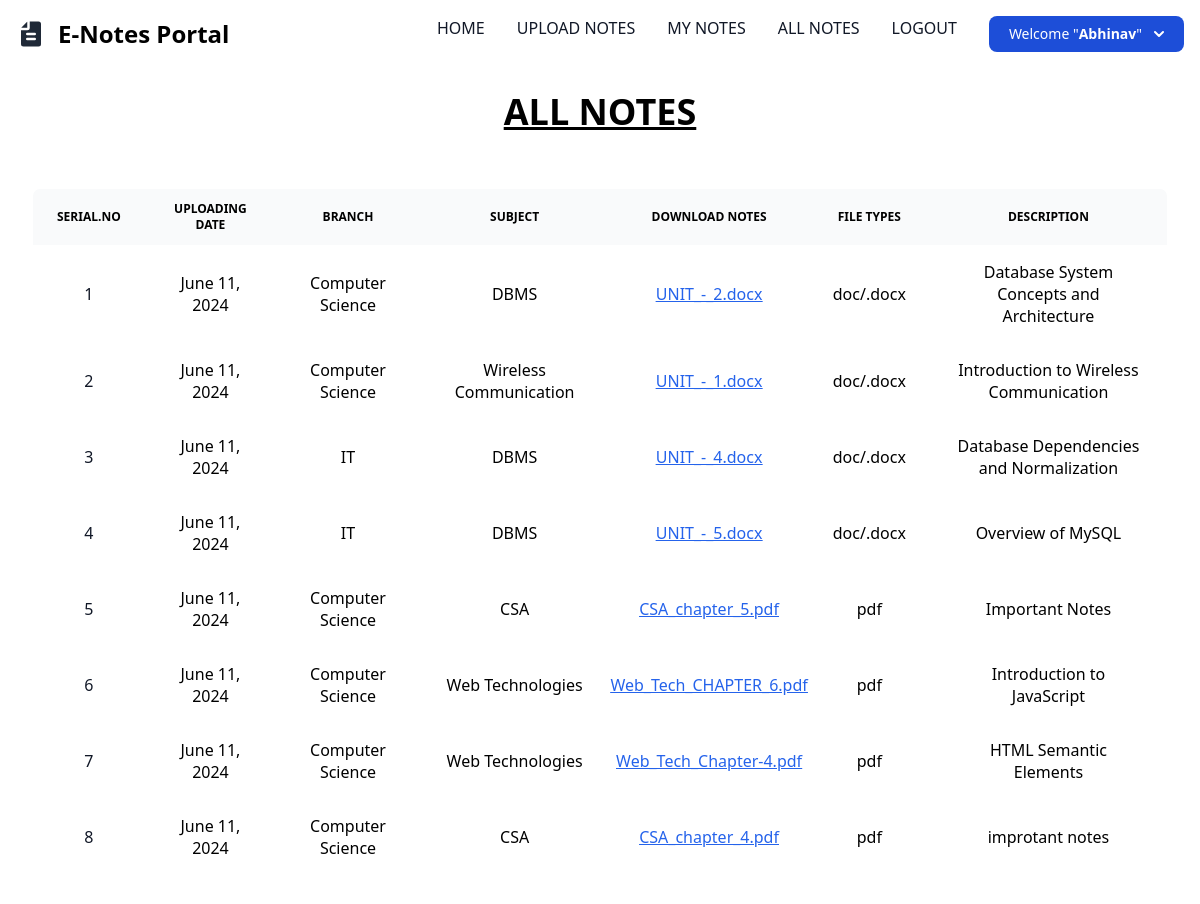
/uview_allnotes (signed in), run on the app's committed database.
### NOTES/models.py (models this page shows, shortened)
class UploadedNotes(models.Model):
    user = models.ForeignKey(User,on_delete=models.CASCADE)
    uploadingdate = models.DateField(auto_now_add=True)
    branch = models.CharField(max_length=100)
    subject = models.CharField(max_length=100)
    notesfile = models.FileField()
    filetype = models.CharField(max_length=50)
    description = models.TextField()
    status = models.CharField(max_length=20)

### NOTES/views.py (the view)
# urls.py: path('uview_allnotes', views.uview_allnotes,name='uview_allnotes'),
def uview_allnotes(request):
    if not request.user.is_authenticated:
        return redirect('userlogin')
    notes = UploadedNotes.objects.filter(status="Accepted")
    d = {'notes': notes}
    return render(request,'uview_allnotes.html',d)

### NOTES/templates/uview_allnotes.html
{% include  "user_nav.html" %}
{% load static tailwind_tags %}
{% block body %}
{% tailwind_css %}
<div class="p-6">
<h2 class="text-4xl font-bold dark:text-gray-900 text-center"><U>ALL NOTES</U></h2>
</div>
<div class="p-8 overflow-auto relative">
    <table class="w-full border-collapse border outline outline-1 outline-gray-400 overflow-hidden text-center rounded-lg">
        <thead class="text-xs text-gray-700 uppercase bg-gray-50 dark:bg-gray-700 dark:text-gray-400">
            <tr>
                <th scope="col" class="px-6 py-3">
                    Serial.No
                </th>
                <th scope="col" class="px-6 py-3">
                    Uploading Date
                </th>
                <th scope="col" class="px-6 py-3">
                    Branch
                </th>
                <th scope="col" class="px-6 py-3">
                    Subject
                </th>
                <th scope="col" class="px-6 py-3">
                    Download Notes
                </th>
                <th scope="col" class="px-6 py-3">
                    File Types
                </th>
                <th scope="col" class="px-6 py-3">
                    Description
                </th>
            </tr>
        </thead>
        {% for i in notes %}
        <tbody>
            <tr class="odd:bg-white odd:dark:bg-gray-900 even:bg-gray-50 even:dark:bg-gray-800 border-b dark:border-gray-900">
                <th scope="row" class="px-6 py-4 font-medium text-gray-900 whitespace-nowrap dark:text-gray-900">
                    {{forloop.counter}}
                </th>
                <td class="px-6 py-4">
                    {{i.uploadingdate}}
                </td>
                <td class="px-6 py-4">
                    {{i.branch}}
                </td>
                <td class="px-6 py-4">
                    {{i.subject}}
                </td>
                <td class="font-medium text-blue-600 dark:text-blue-500 hover:underline">
                    <u><a href="{{i.notesfile.url}}"download>
                    {{i.notesfile}}</u></a>
                </td>
                <td class="px-6 py-4">
                    {{i.filetype}}
                </td>
                <td class="px-6 py-4">
                    {{i.description}}
                </td>
            </tr>
        </tbody>
            {% endfor %}
    </table>
</div>
{% endblock body%}

### NOTES/templates/user_nav.html (shortened to what this page needs)
{% load static tailwind_tags%}
{% tailwind_css%}
<html>
    <head>
    </head>
    <body>
<nav class="bg-white border-gray-200 dark:bg-gray-900">
    <div class="max-w-screen-xl flex flex-wrap items-center justify-between mx-auto p-4">
      <a href="https://flowbite.com/" class="flex items-center space-x-3 rtl:space-x-reverse">
          <span class="self-center text-2xl font-bold whitespace-nowrap dark:text-white">E-Notes Portal</span>
      </a>
      <div class="hidden w-full md:block md:w-auto active:text-blue-700" id="navbar-default">
        <ul class="font-medium flex flex-col p-4 md:p-0 mt-4 border border-gray-100 rounded-lg bg-gray-50 md:flex-row md:space-x-8 rtl:space-x-reverse md:mt-0 md:border-0 md:bg-white dark:bg-gray-800 md:dark:bg-gray-900 dark:border-gray-700">
          <li>
            <a href="/profile" class="block py-2 px-3 text-gray-900 rounded hover:bg-gray-100 md:hover:bg-transparent md:border-0 md:hover:text-blue-700 md:p-0 dark:text-white md:dark:hover:text-blue-500 dark:hover:bg-gray-700 dark:hover:text-white md:dark:hover:bg-transparent">HOME</a>
          </li>
          <li>
            <a href="/upload_notes" class="block py-2 px-3 text-gray-900 rounded hover:bg-gray-100 md:hover:bg-transparent md:border-0 md:hover:text-blue-700 md:p-0 dark:text-white md:dark:hover:text-blue-500 dark:hover:bg-gray-700 dark:hover:text-white md:dark:hover:bg-transparent">UPLOAD NOTES</a>
          </li>
          <li>
            <a href="/view_mynotes" class="block py-2 px-3 text-gray-900 rounded hover:bg-gray-100 md:hover:bg-transparent md:border-0 md:hover:text-blue-700 md:p-0 dark:text-white md:dark:hover:text-blue-500 dark:hover:bg-gray-700 dark:hover:text-white md:dark:hover:bg-transparent">MY NOTES</a>
          </li>
          <li>
            <a href="/uview_allnotes" class="block py-2 px-3 text-gray-900 rounded hover:bg-gray-100 md:hover:bg-transparent md:border-0 md:hover:text-blue-700 md:p-0 dark:text-white md:dark:hover:text-blue-500 dark:hover:bg-gray-700 dark:hover:text-white md:dark:hover:bg-transparent">ALL NOTES</a>
          </li>
          <li>
            <a href="/Logout" class="block py-2 px-3 text-gray-900 rounded hover:bg-gray-100 md:hover:bg-transparent md:border-0 md:hover:text-blue-700 md:p-0 dark:text-white md:dark:hover:text-blue-500 dark:hover:bg-gray-700 dark:hover:text-white md:dark:hover:bg-transparent">LOGOUT</a>
          </li>
          <button id="dropdownDefaultButton" data-dropdown-toggle="dropdown" class="text-white bg-blue-700 hover:bg-blue-800 focus:ring-4 focus:outline-none focus:ring-blue-300 font-medium rounded-lg text-sm px-5 py-2 text-center inline-flex items-center dark:bg-blue-600 dark:hover:bg-blue-700 dark:focus:ring-blue-800" type="button">Welcome "<strong>{{request.user.first_name}}</strong>"<svg class="w-2.5 h-2.5 ms-3" aria-hidden="true" xmlns="http://www.w3.org/2000/svg" fill="none" viewBox="0 0 10 6">
          <path stroke="currentColor" stroke-linecap="round" stroke-linejoin="round" stroke-width="2" d="m1 1 4 4 4-4"/>
          </svg>
          </button>
        </ul>
      </div>
    </div>
  </nav>
</body>
  </html>

### data on the page
UploadedNotes: uploadingdate "June 11, 2024", branch "Computer Science", subject "DBMS", notesfile "UNIT_-_2.docx", filetype "doc/.docx", description "Database System Concepts and Architecture"
UploadedNotes: uploadingdate "June 11, 2024", branch "Computer Science", subject "Wireless Communication", notesfile "UNIT_-_1.docx", filetype "doc/.docx", description "Introduction to Wireless Communication"
UploadedNotes: uploadingdate "June 11, 2024", branch "IT", subject "DBMS", notesfile "UNIT_-_4.docx", filetype "doc/.docx", description "Database Dependencies and Normalization"
UploadedNotes: uploadingdate "June 11, 2024", branch "IT", subject "DBMS", notesfile "UNIT_-_5.docx", filetype "doc/.docx", description "Overview of MySQL"
UploadedNotes: uploadingdate "June 11, 2024", branch "Computer Science", subject "CSA", notesfile "CSA_chapter_5.pdf", filetype "pdf", description "Important Notes"
UploadedNotes: uploadingdate "June 11, 2024", branch "Computer Science", subject "Web Technologies", notesfile "Web_Tech_CHAPTER_6.pdf", filetype "pdf", description "Introduction to JavaScript"
UploadedNotes: uploadingdate "June 11, 2024", branch "Computer Science", subject "Web Technologies", notesfile "Web_Tech_Chapter-4.pdf", filetype "pdf", description "HTML Semantic Elements"
UploadedNotes: uploadingdate "June 11, 2024", branch "Computer Science", subject "CSA", notesfile "CSA_chapter_4.pdf", filetype "pdf", description "improtant notes"

### other printed values
{{ request.user.first_name }} "Abhinav"
